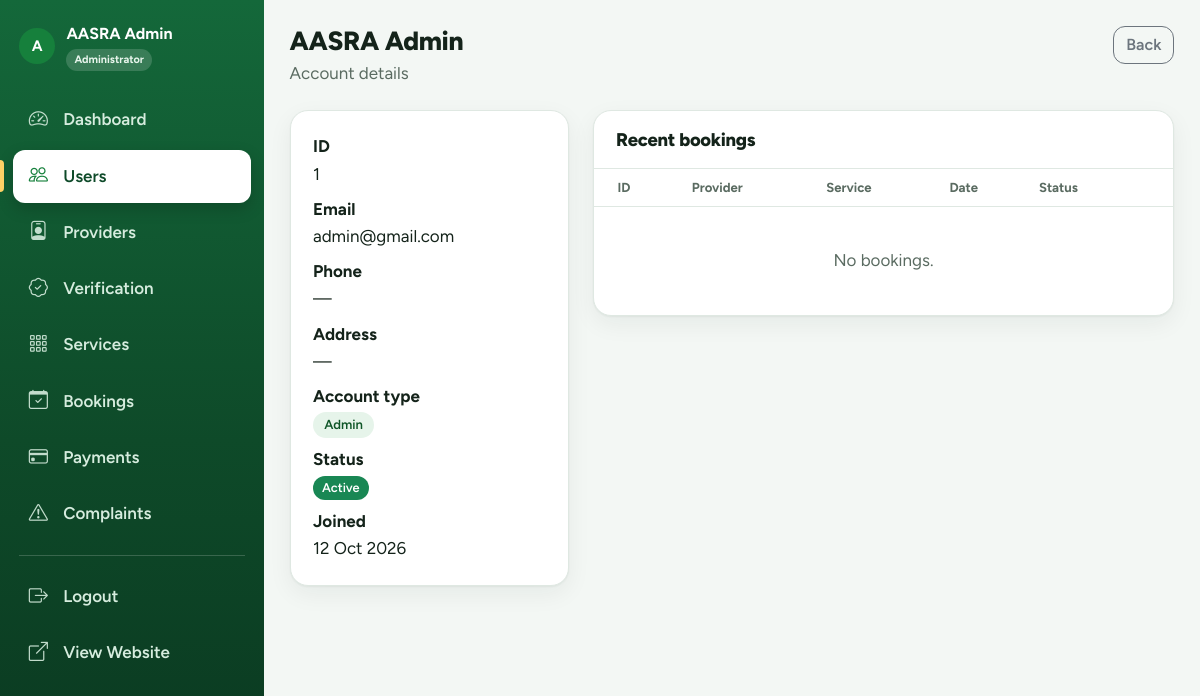
/admin/users/1 (signed in), run on the app's committed database.
### tables this page shows
CREATE TABLE users(
  id INT UNSIGNED AUTO_INCREMENT PRIMARY KEY,
  name VARCHAR(120) NOT NULL,
  email VARCHAR(190) NOT NULL UNIQUE,
  password VARCHAR(255) NOT NULL,
  phone VARCHAR(30) NULL,
  address VARCHAR(255) NULL,
  role ENUM('user','provider','admin') NOT NULL DEFAULT 'user',
  status ENUM('Active','Inactive') NOT NULL DEFAULT 'Active',
  created_at TIMESTAMP DEFAULT CURRENT_TIMESTAMP,
  INDEX(role,status)
);

### includes/auth.php (called while the page is built, shortened)
<?php
function current_user(): ?array { return $_SESSION['user'] ?? null; }

### includes/db.php (called while the page is built, shortened)
<?php
function db_link(bool $close = false): ?mysqli {
    static $link = null;
    if ($close) {
        $link = null;
        return null;
    }
    if ($link instanceof mysqli) return $link;
    $c = AASRA_DB_CONFIG;
    try {
        $link = mysqli_connect($c['host'], $c['user'], $c['pass'], $c['name'], (int)($c['port'] ?? 3306), $c['socket'] ?? null);
        mysqli_set_charset($link, 'utf8mb4');
    } catch (mysqli_sql_exception $e) {
        $link = null;
        error_log('AASRA DB connection failed: ' . $e->getMessage());
        while (ob_get_level()) ob_end_clean();
        http_response_code(500);
        show_error_page(500);
        exit;
    }
    return $link;
}
function db(): mysqli { return db_link(false); }
function db_bind_types(array $args): string {
    $t = '';
    foreach ($args as $a) $t .= is_int($a) || is_bool($a) ? 'i' : (is_float($a) ? 'd' : 's');
    return $t;
}
function q(string $sql, array $args = []): mysqli_stmt {
    $st = mysqli_prepare(db(), $sql);
    if ($args) {
        $args = array_map(fn($a) => is_bool($a) ? (int)$a : $a, array_values($args));
        mysqli_stmt_bind_param($st, db_bind_types($args), ...$args);
    }
    mysqli_stmt_execute($st);
    return $st;
}
function rows(string $sql, array $args = []): array {
    $st = q($sql, $args);
    $res = mysqli_stmt_get_result($st);
    $out = $res ? mysqli_fetch_all($res, MYSQLI_ASSOC) : [];
    return $out;
}
function row(string $sql, array $args = []) {
    $st = q($sql, $args);
    $res = mysqli_stmt_get_result($st);
    $r = $res ? mysqli_fetch_assoc($res) : null;
    return $r ?: false;
}

### pages/admin/user_view.php (the view, shortened to what this page needs)
<?php
$admin = require_role('admin'); require_once APP_ROOT . '/includes/admin_helpers.php';
$x = row('SELECT * FROM users WHERE id=?', [(int)get('id')]); if (!$x) { show_error_page(404); exit; }
$bk = rows('SELECT b.*,p.name provider_name,s.service_name FROM bookings b JOIN providers p ON p.id=b.provider_id JOIN services s ON s.id=b.service_id WHERE b.user_id=? ORDER BY b.booking_date DESC LIMIT 10', [$x['id']]);
$pv = $x['role'] === 'provider' ? row('SELECT id FROM providers WHERE user_id=?', [$x['id']]) : null;
layout('admin', ['title' => $x['name'], 'active' => 'users']);
page_head($x['name'], 'Account details', '<div class="d-flex gap-2"><a class="btn btn-outline-secondary" href="' . e(url('admin/users')) . '">Back</a>' . ($x['role'] !== 'admin' ? '<a class="btn btn-success" href="' . e(url('admin/users/' . $x['id'] . '/edit')) . '">Edit</a>' : '') . '</div>');
?>
<div class="row g-4"><div class="col-lg-4"><div class="card-soft"><dl class="mb-0">
  <dt>ID</dt><dd><?= (int)$x['id'] ?></dd><dt>Email</dt><dd><?= e($x['email']) ?></dd><dt>Phone</dt><dd><?= e($x['phone'] ?: '—') ?></dd><dt>Address</dt><dd><?= e($x['address'] ?: '—') ?></dd>
  <dt>Account type</dt><dd><span class="tag"><?= e(ucfirst($x['role'])) ?></span></dd><dt>Status</dt><dd><?= badge($x['status']) ?></dd><dt>Joined</dt><dd class="mb-0"><?= e(fmt_date($x['created_at'])) ?></dd></dl>
  <?php if ($pv): ?><a class="btn btn-outline-success w-100 mt-3" href="<?= e(url('admin/providers/' . $pv['id'])) ?>">Open provider profile</a><?php endif; ?></div></div>
<div class="col-lg-8"><div class="card-soft flush"><div class="card-head"><h2>Recent bookings</h2></div><div class="table-responsive"><table class="table mb-0"><thead><tr><th class="ps-4">ID</th><th>Provider</th><th>Service</th><th>Date</th><th class="pe-4">Status</th></tr></thead></table></div>
<?php if (!$bk): ?><div class="empty-state"><p class="mb-0">No bookings.</p></div><?php endif; ?></div></div></div>
<?php layout_end();

### index.php (shortened to what this page needs)
<?php
$path = request_path();
$routes = require APP_ROOT . '/includes/routes.php';
foreach ($routes as $pattern => $target) {
    if (!preg_match('#^' . $pattern . '$#', $path, $m)) continue;
    $file = is_array($target) ? $target[0] : $target;
    $abs = APP_ROOT . '/pages/' . $file . '.php';
    (function () use ($abs) { include $abs; })();
    exit;
}

### includes/layouts/head.php (shortened to what this page needs)
<!doctype html>
<html lang="en">
<head>
<link href="https://cdn.jsdelivr.net/npm/bootstrap@5.3.3/dist/css/bootstrap.min.css" rel="stylesheet">
<link href="https://cdn.jsdelivr.net/npm/bootstrap-icons@1.11.3/font/bootstrap-icons.css" rel="stylesheet">
<link rel="stylesheet" href="<?= e(asset('css/app.css')) ?>">
</head>

### includes/layouts/admin.top.php (shortened to what this page needs)
<?php
include __DIR__ . '/head.php';
$cu = current_user();
$active = $active ?? '';
$items = [
    ['dashboard', 'admin', 'bi-speedometer2', 'Dashboard'],
    ['users', 'admin/users', 'bi-people', 'Users'],
    ['providers', 'admin/providers', 'bi-person-badge', 'Providers'],
    ['verification', 'admin/verification', 'bi-patch-check', 'Verification'],
    ['services', 'admin/services', 'bi-grid-3x3-gap', 'Services'],
    ['bookings', 'admin/bookings', 'bi-calendar-check', 'Bookings'],
    ['payments', 'admin/payments', 'bi-credit-card', 'Payments'],
    ['complaints', 'admin/complaints', 'bi-exclamation-triangle', 'Complaints'],
];
?>
<body class="app-body admin-area">
<div class="app-shell">
    <aside class="sidebar sidebar-admin" id="sidebar" tabindex="-1">
        <div class="sidebar-head">
            <div class="provider-sidebar-profile">
                <?= avatar($cu, 'avatar-sm') ?>
                <div>
                    <span class="provider-sidebar-name">
                        <?= e($cu['name'] ?? 'Administrator') ?>
                    </span>
                    <span class="role-pill">Administrator</span>
                </div>
            </div>
        </div>
        <nav class="sidebar-nav" aria-label="Admin navigation">
            <?php foreach ($items as [$k, $path, $ic, $label]): ?>
                <a
                    href="<?= e(url($path)) ?>"
                    class="side-link <?= $active === $k ? 'active' : '' ?>"
                    <?= $active === $k ? 'aria-current="page"' : '' ?>>
                    <i class="bi <?= e($ic) ?>"></i>
                    <span><?= e($label) ?></span>
                </a>
            <?php endforeach; ?>
            <div class="side-sep"></div>
            <a href="<?= e(url('logout')) ?>" class="side-link">
                <i class="bi bi-box-arrow-right"></i>
                <span>Logout</span>
            </a>
            <a
                href="<?= e(url('')) ?>"
                target="_blank"
                rel="noopener"
                class="side-link">
                <i class="bi bi-box-arrow-up-right"></i>
                <span>View Website</span>
            </a>
        </nav>
    </aside>
    <main class="app-main">
        <div class="app-content">

### includes/functions.php (shortened to what this page needs)
<?php
function e($v): string { return htmlspecialchars((string)$v, ENT_QUOTES, 'UTF-8'); }
function url(string $path = ''): string { return BASE_URL . '/' . ltrim($path, '/'); }
function asset(string $path): string { $f = APP_ROOT . '/assets/' . $path; return url('assets/' . $path) . (is_file($f) ? '?v=' . filemtime($f) : ''); }
function get(string $key, string $default = ''): string { $v = $_GET[$key] ?? $default; return is_array($v) ? $default : trim((string)$v); }
function fmt_date($d, string $f = 'd M Y'): string { return $d ? date($f, strtotime((string)$d)) : '—'; }
function badge(?string $status): string {
    $map = ['Approved'=>'success','Active'=>'success','Completed'=>'success','Confirmed'=>'success','Resolved'=>'success','Paid'=>'success',
            'Accepted'=>'primary','Pending'=>'warning','Under Review'=>'info','In Progress'=>'info',
            'Rejected'=>'danger','Failed'=>'danger','Inactive'=>'secondary','Cancelled'=>'secondary','Not Submitted'=>'secondary'];
    $status = (string)$status;
    return '<span class="badge text-bg-' . ($map[$status] ?? 'secondary') . '">' . e($status) . '</span>';
}
function initials(string $n): string { return strtoupper(mb_substr(trim($n) ?: '?', 0, 1)); }
function avatar(array $p, string $cls = ''): string {
    return '<span class="avatar ' . e($cls) . '">' . e(initials($p['name'])) . '</span>';
}
    ?>
    <?php
function layout(string $name, array $o = []): void {
    extract($o); include APP_ROOT . "/includes/layouts/$name.top.php";
}
function layout_end(): void {
    $l = $GLOBALS['__layout']; extract($l['o']); include APP_ROOT . "/includes/layouts/{$l['name']}.bottom.php";
}

### includes/admin_helpers.php (shortened to what this page needs)
<?php
function page_head(string $title, string $sub = '', string $right = ''): void {
    echo '<div class="page-head"><div><h1>' . e($title) . '</h1>' . ($sub ? '<p>' . e($sub) . '</p>' : '') . '</div>' . $right . '</div>';
}

### includes/layouts/admin.bottom.php (shortened to what this page needs)
    </div>
  </div>
<?php $js = array_merge(['admin.js'], $js ?? []); include __DIR__ . '/foot.php'; ?>

### includes/layouts/foot.php (shortened to what this page needs)
</body></html>

### assets/css/app.css (style rules this page uses)
body { margin: 0; padding: 0; font-size: 1.0625rem; line-height: 1.6; background: var(--bg); color: var(--ink); }
h1, h2, h3, h4, h5, .h1, .h2, .h3, .h4, .h5 { font-weight: 800; letter-spacing: -0.015em; line-height: 1.2; }
a { text-underline-offset: 3px; }
.btn { border-radius: 12px; font-weight: 600; }
.badge { font-weight: 600; padding: 0.45em 0.7em; border-radius: 999px; }
.table { --bs-table-bg: transparent; vertical-align: middle; }
.table > thead th { font-size: 0.82rem; font-weight: 700; color: var(--muted); white-space: nowrap; border-bottom-color: var(--line); }
.card-soft { background: var(--surface); border: 1px solid var(--line); border-radius: 18px; box-shadow: var(--shadow); padding: 1.4rem; }
.card-soft.flush { padding: 0; overflow: hidden; }
.card-head { display: flex; align-items: center; justify-content: space-between; gap: 1rem; padding: 1.1rem 1.4rem; border-bottom: 1px solid var(--line); }
.card-head h2, .card-head h3 { margin: 0; font-size: 1.15rem; }
.empty-state { text-align: center; padding: 2.5rem 1rem; color: var(--muted); }
.tag { display: inline-block; background: var(--brand-soft); color: var(--brand-ink); border-radius: 999px; padding: 0.15rem 0.7rem; font-size: 0.82rem; font-weight: 600; }
.avatar { width: 44px; height: 44px; border-radius: 50%; background: var(--brand); color: #fff; display: inline-grid; place-items: center; font-weight: 700; object-fit: cover; flex: none; }
.avatar-sm { width: 36px; height: 36px; font-size: 0.95rem; }
.app-shell { display: flex; min-height: 100vh; }
.sidebar { width: 264px; flex: none; color: #e8f5ec; display: flex; flex-direction: column; position: fixed; left: 0; top: 0; height: 100vh; overflow-y: auto; }
.sidebar-admin { background: linear-gradient(180deg, #14683a 0%, #0e4a29 55%, #0a3820 100%); }
.sidebar-head { padding: 1.3rem 1.2rem 1rem; display: flex; align-items: center; justify-content: space-between; gap: 0.5rem; }
.role-pill { font-size: 0.72rem; font-weight: 700; background: rgba(255, 255, 255, 0.16); border-radius: 999px; padding: 0.2rem 0.65rem; }
.sidebar-nav { padding: 0.4rem 0.8rem 1.5rem; display: flex; flex-direction: column; gap: 0.2rem; }
.side-link { display: flex; align-items: center; gap: 0.85rem; padding: 0.7rem 0.9rem; border-radius: 12px; color: #d6ecde; text-decoration: none; font-weight: 600; position: relative; transition: background 0.15s, color 0.15s, transform 0.15s; }
.side-link i { font-size: 1.2rem; width: 1.4rem; text-align: center; opacity: 0.9; transition: transform 0.15s; }
.side-link.active { background: #fff; color: #0e4a29; box-shadow: 0 6px 16px rgba(0, 0, 0, 0.18); }
.side-link.active::before { content: ""; position: absolute; left: -0.8rem; top: 20%; bottom: 20%; width: 4px; border-radius: 0 4px 4px 0; background: #ffd166; }
.side-link.active i { opacity: 1; color: var(--brand); }
.side-sep { height: 1px; background: rgba(255, 255, 255, 0.18); margin: 0.7rem 0.4rem; }
.app-main { flex: 1; min-width: 0; display: flex; flex-direction: column; margin-left: 264px; }
.app-content { padding: 1.6rem; max-width: 1400px; width: 100%; }
.page-head { display: flex; align-items: flex-start; justify-content: space-between; gap: 1rem; flex-wrap: wrap; margin-bottom: 1.4rem; }
.page-head h1 { font-size: 1.65rem; margin: 0; }
.page-head p { margin: 0.2rem 0 0; color: var(--muted); }
.provider-sidebar-profile { display: flex; align-items: center; gap: 0.7rem; width: 100%; }
.provider-sidebar-profile > div { min-width: 0; display: flex; flex-direction: column; align-items: flex-start; gap: 0.15rem; }
.provider-sidebar-profile .avatar-sm { flex: none; }
.provider-sidebar-name { color: #fff; font-size: 1rem; font-weight: 700; white-space: nowrap; overflow: hidden; text-overflow: ellipsis; }
.provider-sidebar-profile .role-pill { font-size: 0.68rem; padding: 0.15rem 0.5rem; }
:root { --header-h: 4.5rem; --ease-out: cubic-bezier(0.22, 0.7, 0.2, 1); }

### data on the page
users: name "AASRA Admin", id "1", email "admin@gmail.com", phone "—", address "—", role "Admin", status "Active", created_at "12 Oct 2026"

### other printed values
initials($p['name']) "A"
$label "Dashboard"
$label "Users"
$label "Providers"
$label "Verification"
$label "Services"
$label "Bookings"
$label "Payments"
$label "Complaints"
